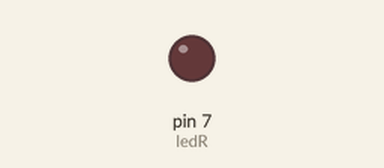
Bench run of a sketch on a simulated Arduino Uno, built with avr-gcc and run on an emulated ATmega328P. Parts: output pins drawn as LEDs (lit = HIGH).

Above: at 0.9 s.
At 2.4 s:
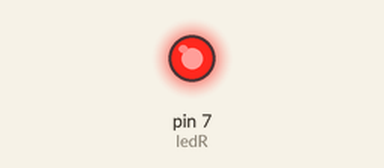
Timing chart, 0 to 6.5 s (numbered marks = the images above):
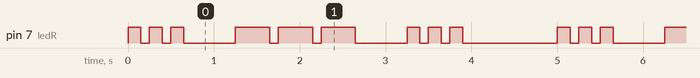

The sketch:

LED2_SOS.ino
```cpp
int ledR = 7;

void setup()
{
  pinMode(ledR, OUTPUT);
}

void S()
{
  for (int i = 0; i < 3 ; i++)
  {
    digitalWrite(ledR, HIGH);
    delay(150);
    digitalWrite(ledR, LOW);
    delay(100);
  }
}

void O()
{
  for (int i = 0; i < 3 ; i++)
  {
    digitalWrite(ledR, HIGH);
    delay(400);
    digitalWrite(ledR, LOW);
    delay(100);
  }
}
void loop()
{
  S();
  delay(500);
  O();
  delay(500);
  S();
  delay(1000);
}
```

Measured:
- by itself, pin 7 (ledR): repeats every 5.0 s: 2 × (LOW 0.10 s, HIGH 0.15 s), LOW 0.60 s, 2 × (HIGH 0.40 s, LOW 0.10 s), HIGH 0.40 s, LOW 0.60 s, 2 × (HIGH 0.15 s, LOW 0.10 s), HIGH 0.15 s, LOW 1.1 s, HIGH 0.15 s
- by itself, everything shown: repeats every 5.0 s, in 18 steps
